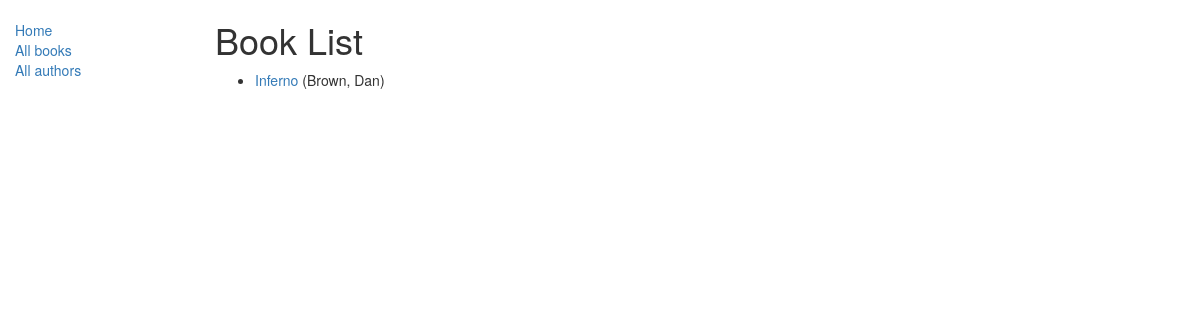
/catalogo/books/, run on an earlier commit of the app's database.
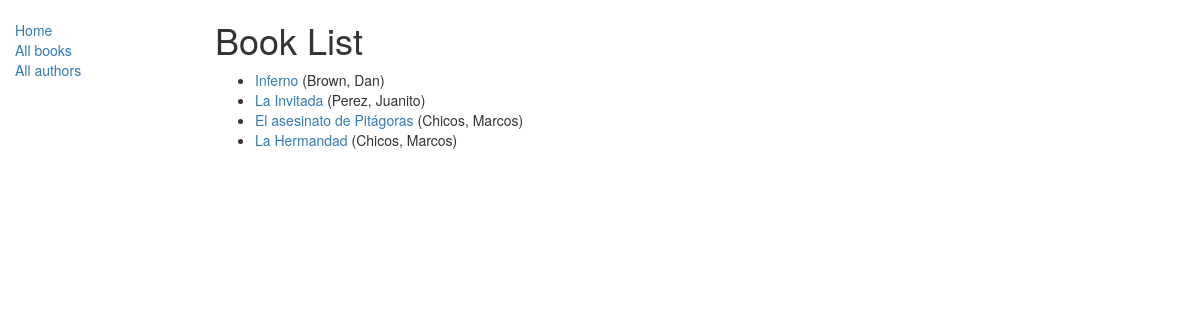
And on a later commit of the database.
### catalogo/models.py (models this page shows, shortened)
class Book(models.Model):
    title = models.CharField(max_length=200)
    author = models.ForeignKey('Author', on_delete=models.SET_NULL, null=True)
    summary = models.TextField(max_length=1000, help_text="Ingrese una breve descripción del libro")
    isbn = models.CharField('ISBN',max_length=13, help_text='13 Character <a href="https://www.isbn-international.org/content/what-isbn">ISBN number</a>')
    language = models.ForeignKey('Language', on_delete=models.SET_NULL, null=True)
    genre = models.ManyToManyField(Genre, help_text="Select a genre for this book")
    def display_genre(self):
        '''
            Esta función se utiliza para obtener la lista de Generos asociados al Libro.
            No es directo pues es Muchos a Muchos, por ello se debe hacer en una función. Si fuere un Foreign Key si se puede, pues se cuenta con la LLave Primara y retorna __str__()

        '''
        return ' ,'.join([genre.name for genre in self.genre.all()[:3]])
    def get_absolute_url(self):
        return reverse('book-detail', args=[str(self.id)])
    display_genre.short_description = 'Genre.'

class Author(models.Model):
    first_name = models.CharField(max_length=100)
    last_name = models.CharField(max_length=100)
    date_of_birth = models.DateField(null=True, blank=True)
    date_of_death = models.DateField('Died', null=True, blank=True)
    def __str__(self):
        return '%s, %s' % (self.last_name, self.first_name)

### catalogo/views.py (the view)
class BookListView(generic.ListView):
	model = Book
	paginate_by = 10

### catalogo/templates/catalogo/book_list.html
{% extends "base_generic.html" %}
{% block content %}
    <h1>Book List</h1>
    {% if book_list %}
    <ul>
      {% for book in book_list %}
      <li>
        <a href="{{ book.get_absolute_url }}">{{ book.title }}</a> ({{book.author}})
      </li>
      {% endfor %}
    </ul>
    {% else %}
      <p>There are no books in the library.</p>
    {% endif %}
{% endblock %}

What changed in the data, as far as the page shows it:
added Book: title "La Invitada", author "Perez, Juanito"
added Book: title "El asesinato de Pitágoras", author "Chicos, Marcos"
added Book: title "La Hermandad", author "Chicos, Marcos"
